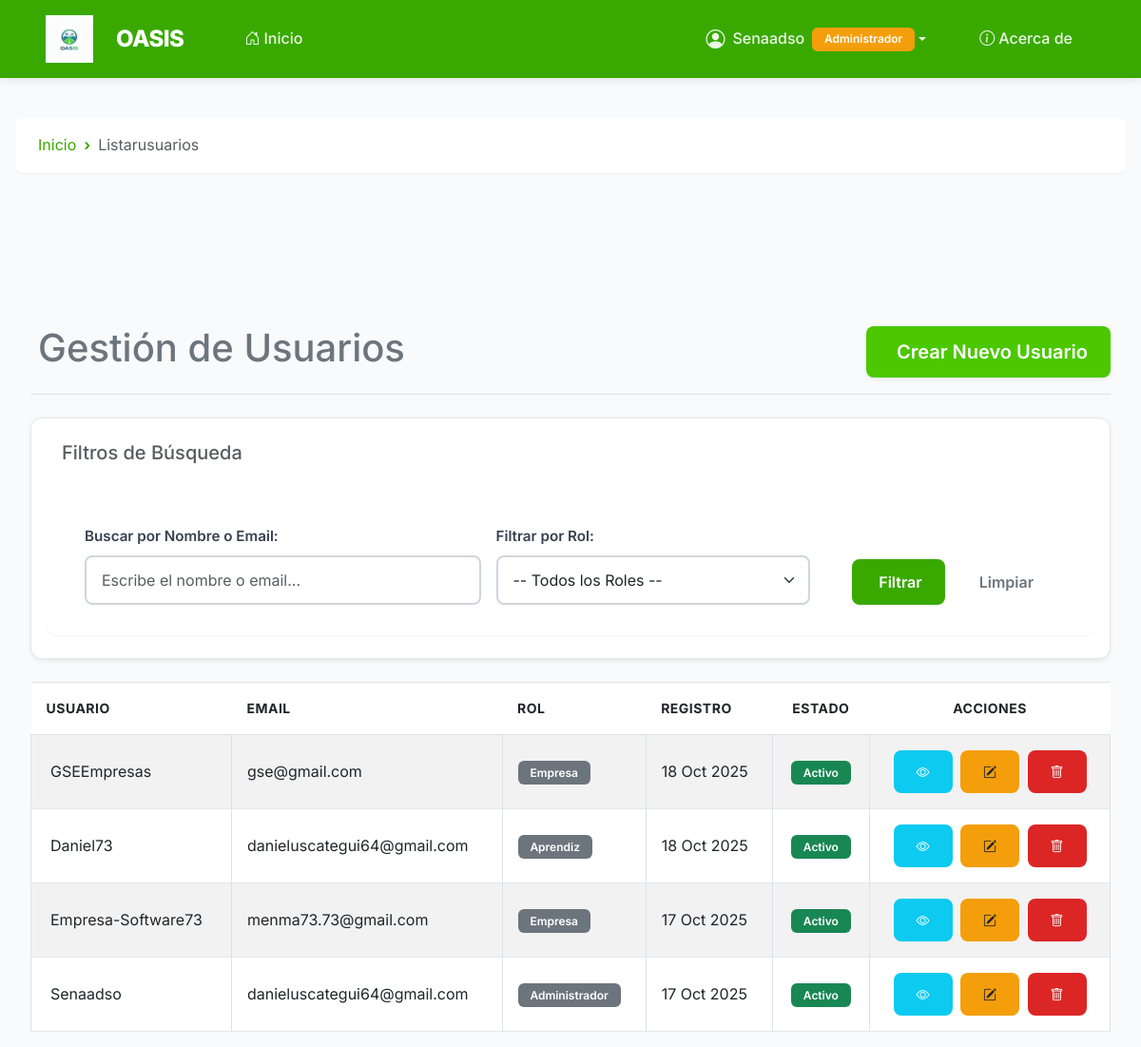
Before: /gestion/usuarios/ (signed in, upper part) with the older database file.
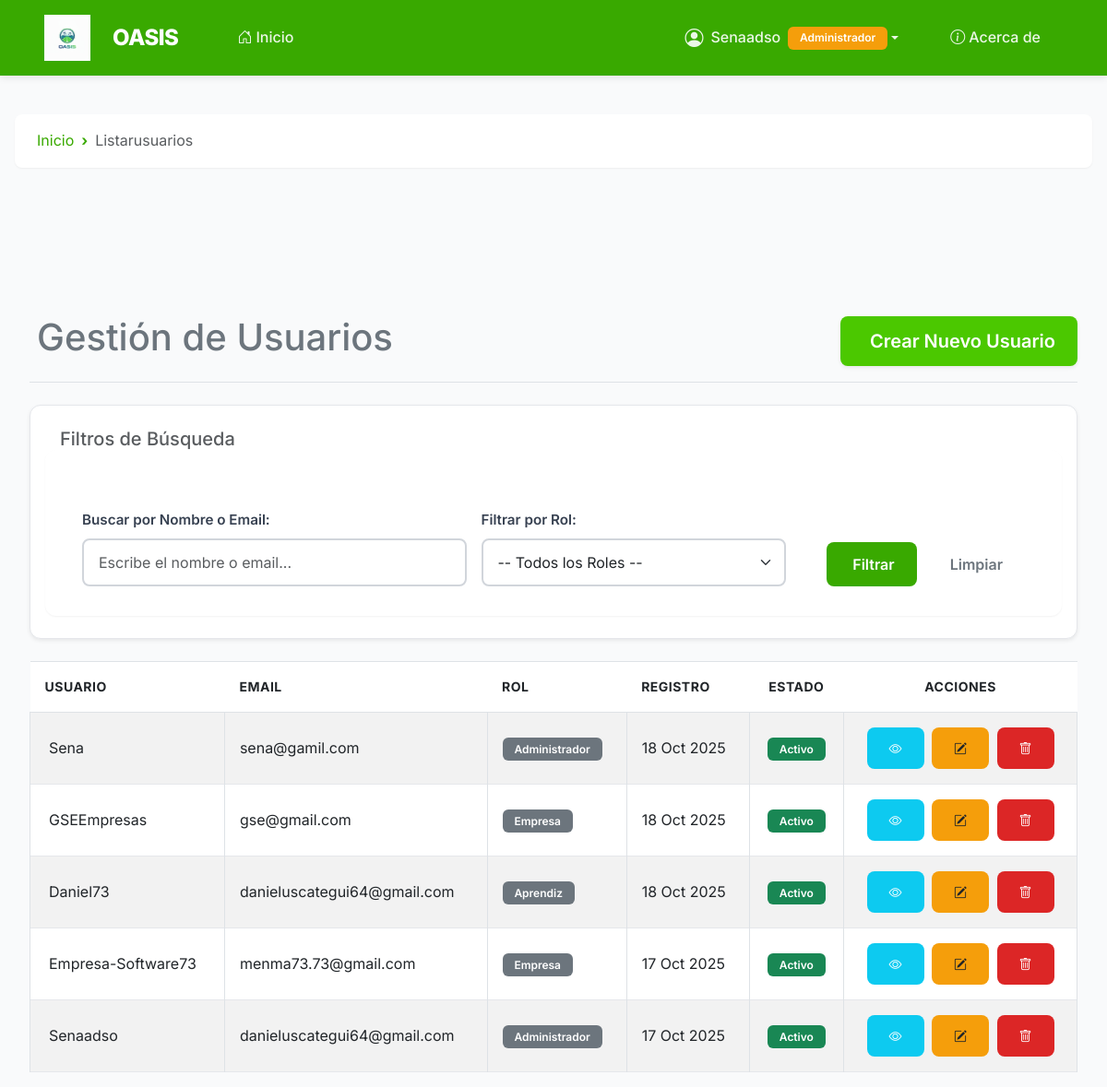
After: the same page with the newer database file.
### usuario/models.py (models this page shows, shortened)
class Usuario(AbstractUser):
    ADMIN = "ADMIN"
    EMPRESA = "EMPRESA"
    APRENDIZ = "APRENDIZ"
    INSTRUCTOR = "INSTRUCTOR"
    ROLES = [
        (ADMIN, "Administrador"),
        (EMPRESA, "Empresa"),
        (APRENDIZ, "Aprendiz"),
        (INSTRUCTOR, "Instructor"),
    ]
    rol = models.CharField(max_length=20, choices=ROLES, default=APRENDIZ, verbose_name="Rol del Usuario")
    esta_activo = models.BooleanField(default=True, verbose_name="Está Activo")
    class Meta:
        verbose_name = "Usuario del Sistema"
        verbose_name_plural = "Usuarios del Sistema"

### usuario/utils.py (the view)
        def _wrapped_view(request, *args, **kwargs):
            user = request.user
            if not user.is_authenticated:
                return redirect(reverse('auth:login') + f'?next={request.get_full_path()}')
            if user.is_superuser:
                return view_func(request, *args, **kwargs)
            if hasattr(user, 'rol') and user.rol in allowed_roles:
                return view_func(request, *args, **kwargs)
            messages.error(request, "No tienes permiso para acceder a esta página.")
            return redirect('home:inicio') # Redirige a la página de inicio de la app 'home'

### gestion/views.py (called while the page is built)
@role_required("ADMIN")
def listar_usuarios(request):
    buscar = request.GET.get('buscar', '')
    rol = request.GET.get('rol', '')
    usuarios = Usuario.objects.all()
    if buscar:
        usuarios = usuarios.filter(username__icontains=buscar)
    if rol:
        usuarios = usuarios.filter(rol=rol)
    usuarios = usuarios.order_by('-date_joined')
    paginator = Paginator(usuarios, 10)
    page_number = request.GET.get('page')
    usuarios_paginados = paginator.get_page(page_number)
    context = {
        'usuarios': usuarios_paginados,
        'buscar_actual': buscar,
        'rol_actual': rol,
        'roles': Usuario.ROLES,
    }
    return render(request, 'listar_usuarios.html', context)

### gestion/templates/listar_usuarios.html (shortened to what the changed rows need)
{% extends 'base.html' %}
{% block content %}
<div class="container my-5">
    <div class="d-flex justify-content-between align-items-center mb-4 border-bottom pb-3">
        <h1 class="text-secondary"> Gestión de Usuarios</h1>
    </div>
    {% if usuarios %}
        <div class="table-responsive">
            <table class="table table-striped table-hover table-bordered shadow-sm">
                <thead class="bg-light">
                    <tr>
                        <th scope="col">Usuario</th>
                        <th scope="col">Email</th>
                        <th scope="col">Rol</th>
                        <th scope="col">Registro</th>
                        <th scope="col" class="text-center">Estado</th>
                        <th scope="col" class="text-center" style="min-width: 150px;">Acciones</th>
                    </tr>
                </thead>
                <tbody>
                    {% for usuario in usuarios %}
                        <tr>
                            <td> {{ usuario.username }}</td>
                            <td>{{ usuario.email }}</td>
                            <td><span class="badge bg-secondary">{{ usuario.get_rol_display }}</span></td>
                            <td>{{ usuario.date_joined|date:"d M Y" }}</td>
                            <td class="text-center">
                                {% if usuario.is_active %}
                                    <span class="badge bg-success"> Activo</span>
                                {% else %}
                                    <span class="badge bg-danger"><i class="fas fa-times-circle"></i> Inactivo</span>
                                {% endif %}
                            </td>
                            <td class="text-center">
                                <a href="{% url 'gestion:detalle_usuario' usuario.id %}"
                                   class="btn btn-sm btn-info text-white me-1"
                                   title="Ver Detalle">
                                    <i class="bi bi-eye"></i>
                                </a>
                                <a href="{% url 'gestion:editar_usuario' usuario.id %}"
                                   class="btn btn-sm btn-warning text-dark me-1"
                                   title="Editar">
                                    <i class="bi bi-pencil-square"></i>
                                </a>
                                <a href="{% url 'gestion:eliminar_usuario' usuario.id %}"
                                   class="btn btn-sm btn-danger"
                                   title="Eliminar"
                                   onclick="return confirm('¿Está seguro de que desea eliminar a {{ usuario.username }}? Esta acción es irreversible.');">
                                    <i class="bi bi-trash"></i>
                                </a>
                            </td>
                        </tr>
                    {% endfor %}
                </tbody>
            </table>
        </div>
    {% else %}
        <div class="alert alert-info text-center mt-4" role="alert">
            <i class="fas fa-info-circle me-2"></i> No se encontraron usuarios con los criterios de búsqueda o filtro aplicados.
        </div>
    {% endif %}
</div>
{% endblock %}

### home/templates/base.html (shortened to what this page needs)
<!DOCTYPE html>
{% load static %}
<html lang="es">
<head>
    <link href="https://cdn.jsdelivr.net/npm/bootstrap@5.3.0/dist/css/bootstrap.min.css" rel="stylesheet">
    <link rel="stylesheet" href="https://cdn.jsdelivr.net/npm/bootstrap-icons@1.11.3/font/bootstrap-icons.min.css">
    <link rel="stylesheet" href="{% static 'css/styles.css' %}">
</head>
<body>
    <nav class="navbar navbar-expand-lg navbar-dark" id="mainNavbar">
        <div class="container-fluid px-lg-5">
            <a class="navbar-brand d-flex align-items-center" href="{% url 'home:inicio' %}">
                <img class="logo_OASIS" src="{% static 'img/logo/Logo_OASIS.jpg' %}" alt="Logo OASIS">
                <span>OASIS</span>
            </a>
            <div class="collapse navbar-collapse" id="navbarNav">
                <ul class="navbar-nav me-auto mb-2 mb-lg-0 ms-lg-4">
                    <li class="nav-item">
                        <a class="nav-link {% if request.resolver_match.url_name == 'home:inicio' %}active{% endif %}"
                            href="{% url 'home:inicio' %}">
                            <i class="bi bi-house-door me-1"></i>Inicio
                        </a>
                    </li>
                </ul>
                <ul class="navbar-nav align-items-lg-center gap-2">
                    {% if user.is_authenticated %}
                    <li class="nav-item dropdown">
                        <a class="nav-link dropdown-toggle d-flex align-items-center" href="#"
                            id="userDropdown" role="button" data-bs-toggle="dropdown" aria-expanded="false">
                            <i class="bi bi-person-circle fs-5 me-2"></i>
                            <span>{{ user.username }}</span>
                            {% if user.get_rol_display %}
                            <span class="badge bg-warning ms-2">{{ user.get_rol_display }}</span>
                            {% endif %}
                        </a>
                    </li>
                    {% endif %}
                    <li class="nav-item">
                        <a class="nav-link {% if request.resolver_match.url_name == 'home:acerca_de' %}active{% endif %}"
                            href="{% url 'home:acerca_de' %}">
                            <i class="bi bi-info-circle me-1"></i>Acerca de
                        </a>
                    </li>
                </ul>
            </div>
        </div>
    </nav>
{% if request.resolver_match.url_name != 'home:inicio' %}
<nav aria-label="breadcrumb" class="container mt-3">
    <ol class="breadcrumb">
        <li class="breadcrumb-item">
            <a href="{% url 'home:inicio' %}">Inicio</a>
        </li>
        <li class="breadcrumb-item active" aria-current="page">
            {% if request.resolver_match.url_name %}
                {{ request.resolver_match.url_name|capfirst|cut:"_" }}
            {% else %}
                Página
            {% endif %}
        </li>
    </ol>
</nav>
{% endif %}
    <main class="container py-4">
        {% block content %}{% endblock %}
    </main>
</body>
</html>

Changed rows visible on the page:
added Usuario: username "Sena", email "sena@gamil.com", rol "Administrador", date_joined "18 Oct 2025", is_active "Activo"
